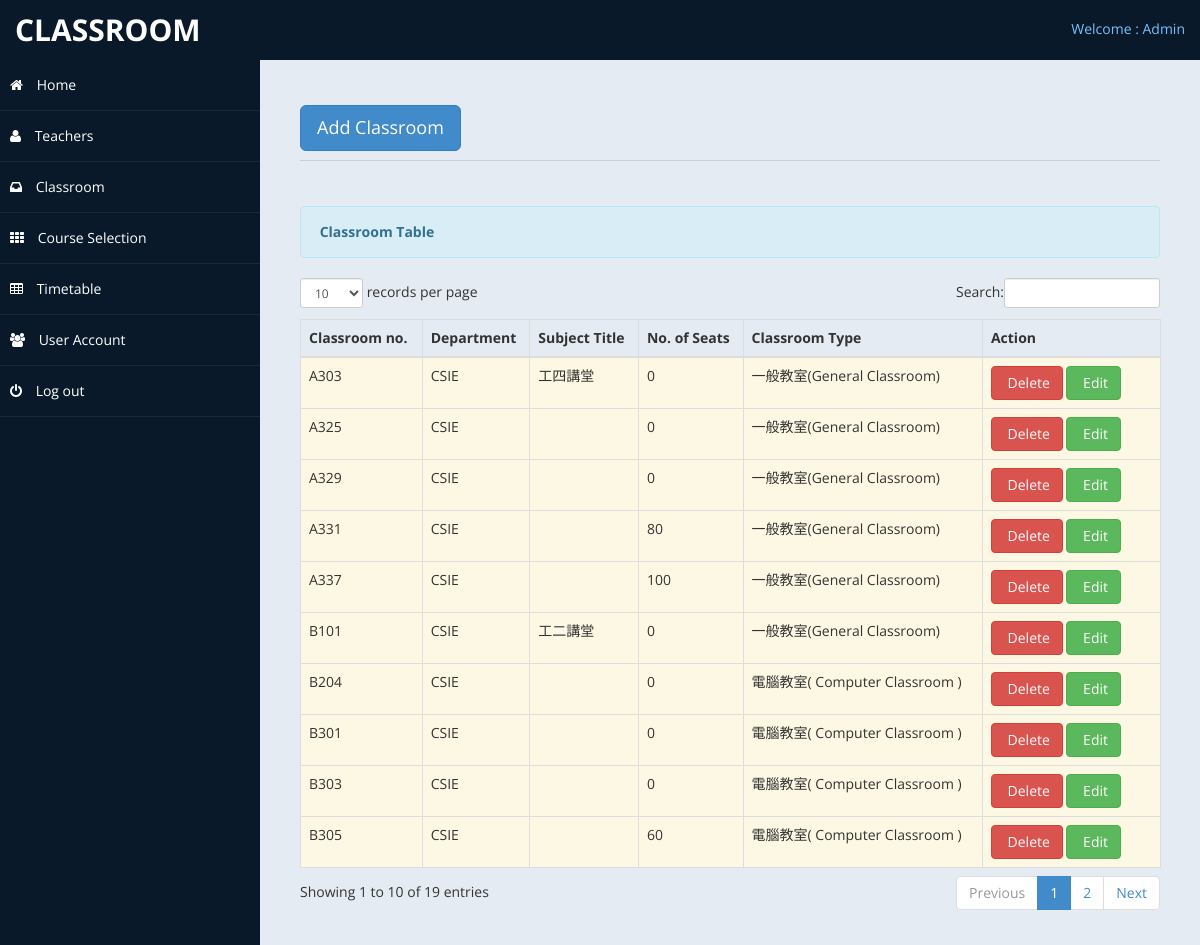
Page /forclassroom.php (signed in) on the committed database.
### tables this page shows
CREATE TABLE if not exists `classroom` (
  `classroomid` int AUTO_INCREMENT PRIMARY KEY,
  `classroom_no` varchar(255) NOT NULL,
  `classroom_dept` varchar(255) NOT NULL,
  `classroom_desc` varchar(255) NOT NULL,
  `classroom_no_seat` int NOT NULL,
  `classroom_type` int NOT NULL
);

### forclassroom.php (the view, shortened to what this page needs)
<?php include ('header.php');?>
<body>
    <div id="wrapper">
        <nav class="navbar navbar-default top-navbar" role="navigation">
            <div class="navbar-header">
                <a class="navbar-brand" href="#	">Classroom</a>
            </div>
            <ul class="nav navbar-top-links navbar-right">
                <li class="dropdown">
                    <a class="dropdown-toggle" data-toggle="dropdown" href="#" aria-expanded="false">
					  Welcome : Admin
                    </a>
                </li>
            </ul>
        </nav>
       <?php include ('nav_sidebar3.php');?>
        <div id="page-wrapper" >
            <div id="page-inner">
			 <div class="row">
                    <div class="col-md-12">
                        <h1 class="page-header">
							 <button class="btn btn-primary btn-lg" data-toggle="modal" data-target="#myModal">
                              Add Classroom
                            </button>
                        </h1>
						<div class="hero-unit-table">
                            <table class="table table-striped table-bordered table-hover" id="dataTables-example">
                                <div class="alert alert-info">
                                    <strong><i class="icon-user icon-large"></i>&nbsp;Classroom Table</strong>
                                </div>
                                <thead>
                                    <tr>
                                        <th>Classroom no.</th>
                                        <th>Department</th>
                                        <th>Subject Title</th>
                                        <th>No. of Seats</th>
                                        <th>Classroom Type</th>
                                        <th>Action</th>
                                    </tr>
                                </thead>
                                <tbody>
                                    <?php include('connect.php');
                                        $query = $conn -> query( "select * from classroom" ) ;
                                        $r = $query -> fetchAll( PDO::FETCH_ASSOC ) ;
                                        foreach( $r as $data ):
                                    ?>
                                        <tr class="warning">
                                            <td><?php echo $data['classroom_no'] ?></td>
                                            <td><?php echo $data['classroom_dept'] ?></td>
                                            <td><?php echo $data['classroom_desc'] ?></td>
                                            <td><?php echo $data['classroom_no_seat'] ?></td>
                                            <td><?php if( $data['classroom_type'] == 1 ) echo '電腦教室( Computer Classroom )' ; else if( $data['classroom_type'] == 0 ) echo '一般教室(General Classroom)'; ?></td>
                                            <td width="160" >
                                                <a value = "<?php echo $data['classroomid'] ?>" onclick="delete_classroom(this);" data-toggle="modal" class="btn btn-danger"><i class="icon-trash icon-large"></i>&nbsp;Delete</a>
                                                <a value = "<?php echo $data['classroomid'] ?>" onclick="edit_classroom(this);" class="btn btn-success" role="botton"><i class="icon-pencil icon-large"></i>&nbsp;Edit</a>
                                            </td>
                                    </tr>
                                    <?php endforeach;
                                    ?>
                                </tbody>
                            </table>
                        </div>
                    </div>
                </div>
				</div>
            </div>
        </div>
</body>
</html>

### header.php (shortened to what this page needs)
<!DOCTYPE html>
<html xmlns="http://www.w3.org/1999/xhtml">
<head>
    <link href="assets/css/bootstrap.css" rel="stylesheet" />
    <link href="assets/css/font-awesome.css" rel="stylesheet" />
    <link href="assets/css/custom-styles.css" rel="stylesheet" />
    <link href="assets/css/bootstrap.css" rel="stylesheet" />
    <link href="assets/css/font-awesome.css" rel="stylesheet" />
    <link href="assets/css/custom-styles.css" rel="stylesheet" />
    <link href="assets/js/dataTables/dataTables.bootstrap.css" rel="stylesheet" />
</head>

### nav_sidebar3.php (shortened to what this page needs)
<nav class="navbar-default navbar-side" role="navigation">
            <div class="sidebar-collapse">
                <ul class="nav" id="main-menu">
					 <li>
                        <a href="home3.php"><i class="fa fa-home"></i> Home </a>
                    </li>
                    <li>
                        <a href="forteacher.php"><i class="fa fa-user"></i> Teachers </a>
                    </li>
                    <li>
                        <a href="forclassroom.php"><i class="fa fa-inbox"></i> Classroom </a>
                    </li>
                    <li>
                        <a href="forcourseselection.php"><i class="fa fa-th"></i> Course Selection </a>
                    </li>
					<li>
                        <a href="forschedule.php"><i class="fa fa-table"></i> Timetable </a>
                    </li>
					<li>
                        <a href="foruser.php"><i class="fa fa-users"></i> User Account </a>
                    </li>
					   <li>
                        <a href="logout.php"><i class="fa fa-power-off"></i> Log out </a>
                    </li>
                </ul>
            </div>
        </nav>

### assets/css/custom-styles.css (style rules this page uses)
body { font-family: 'Open Sans', sans-serif; }
#wrapper { width: 100%; background:#09192A; }
#page-wrapper { padding: 15px 15px; min-height: 600px; background:#E5EBF2; }
#page-inner { width:100%; margin:10px 20px 10px 0px; background-color:transparent; padding:10px; min-height:1200px; }
h1, .h1, h2, .h2, h3, .h3 { margin-top: 7px; margin-bottom: -5px; }
.page-header { padding-bottom: 9px; margin: 10px 0 45px; border-bottom: 1px solid #C7D1DD; }
.top-navbar { margin:0px; }
.top-navbar .navbar-brand { color: #fff; width: 260px; text-align: left; height: 60px; font-size: 30px; font-weight: 700; text-transform: uppercase; line-height: 30px; }
.top-navbar .nav > li { position: relative; display: inline-block; }
.top-navbar .nav > li > a { position: relative; display: block; padding: 19px 15px; color: #77C0FD; }
.sidebar-collapse , .sidebar-collapse .nav { background:none; }
.sidebar-collapse .nav { padding:0; }
.sidebar-collapse .nav > li > a { color:#fff; background:transparent; text-shadow:none; }
.sidebar-collapse > .nav > li > a { padding:15px 10px; }
.sidebar-collapse > .nav > li { border-bottom: 1px solid rgba(107, 108, 109, 0.19); }
.navbar-side { border:none; background-color: transparent; }
.top-navbar { background:#09192A; border-bottom:none; }
.navbar-default { border:0px solid black; }
.navbar-header { background: #09192A; }
.nav > li > a > i { margin-right:10px; }
@media (min-width:768px) { #page-wrapper { margin: 0 0 0 260px; padding: 15px 30px; min-height: 1200px; } }
@media (min-width:768px) { .navbar-side { z-index: 1; position: absolute; width: 260px; } }
@media (min-width:768px) { .navbar { border-radius: 0px; } }

### rows in the picture
classroom: classroom_no "A325", classroom_dept "CSIE", classroom_no_seat "0", classroom_type "一般教室(General Classroom)", $data['classroomid'] 1 (drawn)
classroom: classroom_no "A331", classroom_dept "CSIE", classroom_no_seat "80", classroom_type "一般教室(General Classroom)", $data['classroomid'] 2 (drawn)
classroom: classroom_no "A329", classroom_dept "CSIE", classroom_no_seat "0", classroom_type "一般教室(General Classroom)", $data['classroomid'] 3 (drawn)
classroom: classroom_no "A337", classroom_dept "CSIE", classroom_no_seat "100", classroom_type "一般教室(General Classroom)", $data['classroomid'] 4 (drawn)
classroom: classroom_no "B204", classroom_dept "CSIE", classroom_no_seat "0", classroom_type "電腦教室( Computer Classroom )", $data['classroomid'] 5 (drawn)
classroom: classroom_no "B301", classroom_dept "CSIE", classroom_no_seat "0", classroom_type "電腦教室( Computer Classroom )", $data['classroomid'] 6 (drawn)
classroom: classroom_no "B303", classroom_dept "CSIE", classroom_no_seat "0", classroom_type "電腦教室( Computer Classroom )", $data['classroomid'] 7 (drawn)
classroom: classroom_no "B305", classroom_dept "CSIE", classroom_no_seat "60", classroom_type "電腦教室( Computer Classroom )", $data['classroomid'] 8 (drawn)
classroom: classroom_no "B101", classroom_dept "CSIE", classroom_desc "工二講堂", classroom_no_seat "0", classroom_type "一般教室(General Classroom)", $data['classroomid'] 17 (drawn)
classroom: classroom_no "A303", classroom_dept "CSIE", classroom_desc "工四講堂", classroom_no_seat "0", classroom_type "一般教室(General Classroom)", $data['classroomid'] 19 (drawn)
